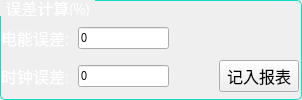
        <widget class="QGroupBox" name="ES_value_GpBox">
         <property name="sizePolicy">
          <sizepolicy hsizetype="Fixed" vsizetype="Minimum">
           <horstretch>0</horstretch>
           <verstretch>0</verstretch>
          </sizepolicy>
         </property>
         <property name="minimumSize">
          <size>
           <width>302</width>
           <height>75</height>
          </size>
         </property>
         <property name="maximumSize">
          <size>
           <width>302</width>
           <height>160</height>
          </size>
         </property>
         <property name="font">
          <font>
           <family>Arial Narrow</family>
           <pointsize>12</pointsize>
          </font>
         </property>
         <property name="styleSheet">
          <string notr="true"> QGroupBox::title {
     subcontrol-origin: margin;

     padding: 0 3px;
	 color: rgb(255, 255, 255);


 }

 QGroupBox {
    border: 1px solid rgb(18, 220, 200);
    border-radius: 5px;
    margin-top: 0ex; /* leave space at the top for the title */
    background-color: qlineargradient(x1: 0, y1: 0, x2: 0, y2: 1,
                     stop:0 rgba(7, 85, 75, 255),
                     stop:1 rgba(10, 100, 75, 255));
 }
</string>
         </property>
         <property name="title">
          <string>误差计算(%)</string>
         </property>
         <property name="alignment">
          <set>Qt::AlignBottom|Qt::AlignLeading|Qt::AlignLeft</set>
         </property>
         <layout class="QGridLayout" name="gridLayout_23">
          <property name="leftMargin">
           <number>0</number>
          </property>
          <property name="topMargin">
           <number>20</number>
          </property>
          <property name="rightMargin">
           <number>2</number>
          </property>
          <property name="bottomMargin">
           <number>2</number>
          </property>
          <property name="spacing">
           <number>5</number>
          </property>
          <item row="0" column="1">
           <widget class="QLabel" name="ES_PE_Label">
            <property name="font">
             <font>
              <family>Arial Narrow</family>
              <pointsize>12</pointsize>
             </font>
            </property>
            <property name="styleSheet">
             <string notr="true">color: rgb(255, 255, 255);</string>
            </property>
            <property name="text">
             <string>电能误差: </string>
            </property>
           </widget>
          </item>
          <item row="0" column="2">
           <widget class="QLineEdit" name="ES_PE_LnEdit">
            <property name="font">
             <font>
              <family>Arial Narrow</family>
              <pointsize>10</pointsize>
             </font>
            </property>
            <property name="text">
             <string>0</string>
            </property>
           </widget>
          </item>
          <item row="1" column="1">
           <widget class="QLabel" name="ES_TE_Label">
            <property name="font">
             <font>
              <family>Arial Narrow</family>
              <pointsize>12</pointsize>
             </font>
            </property>
            <property name="styleSheet">
             <string notr="true">color: rgb(255, 255, 255);</string>
            </property>
            <property name="text">
             <string>时钟误差: </string>
            </property>
           </widget>
          </item>
          <item row="1" column="2">
           <widget class="QLineEdit" name="ES_TE_LnEdit">
            <property name="font">
             <font>
              <family>Arial Narrow</family>
              <pointsize>10</pointsize>
             </font>
            </property>
            <property name="text">
             <string>0</string>
            </property>
           </widget>
          </item>
          <item row="1" column="4">
           <widget class="QPushButton" name="ES_insertForm_PsBtn">
            <property name="font">
             <font>
              <pointsize>12</pointsize>
             </font>
            </property>
            <property name="text">
             <string>记入报表</string>
            </property>
           </widget>
          </item>
          <item row="1" column="3">
           <spacer name="horizontalSpacer">
            <property name="orientation">
             <enum>Qt::Horizontal</enum>
            </property>
            <property name="sizeHint" stdset="0">
             <size>
              <width>40</width>
              <height>20</height>
             </size>
            </property>
           </spacer>
          </item>
         </layout>
        </widget>
